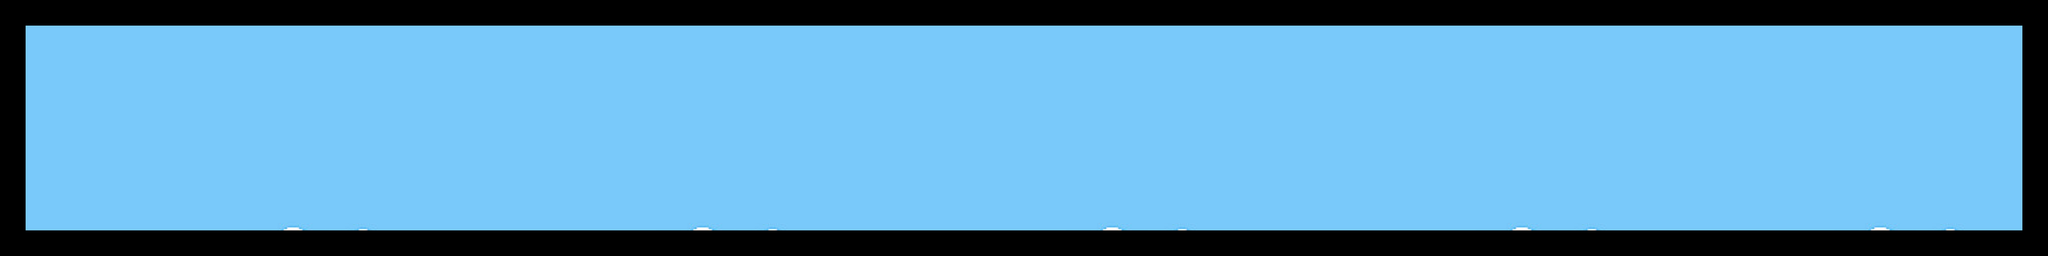

The image is a tile-based game level rendered from a .tmx file. Its description and complete source (layers, tilesets, objects, tile grids) follow:
An orthogonal 80x10 tile map with 50x50 px tiles, 1 tile layer (圖塊層 1) and 46 objects (8x 3, 3x 2, 3x 1, 2x 0, 2x 4, ...).

<map version="1.2" tiledversion="1.2.2" orientation="orthogonal" renderorder="right-down" width="80" height="10" tilewidth="50" tileheight="50" infinite="0" nextlayerid="7" nextobjectid="72">
 <tileset firstgid="1" name="background" tilewidth="50" tileheight="50" tilecount="480" columns="32">
  <image source="background.jpg" width="1600" height="750" />
 </tileset>
 <layer id="1" name="圖塊層 1" width="80" height="10">
  <data encoding="csv">
0,0,0,0,0,0,0,0,0,0,0,0,0,0,0,0,0,0,0,0,0,0,0,0,0,0,0,0,0,0,0,0,0,0,0,0,0,0,0,0,0,0,0,0,0,0,0,0,0,0,0,0,0,0,0,0,0,0,0,0,0,0,0,0,0,0,0,0,0,0,0,0,0,0,0,0,0,0,0,0,
0,1,2,3,4,5,6,7,8,9,10,11,12,13,14,15,16,3,4,5,6,7,8,9,10,11,12,13,14,15,16,1,2,3,4,5,6,7,8,9,10,11,12,13,14,15,16,1,2,3,4,5,6,7,8,9,10,11,12,13,14,15,16,1,2,3,4,5,6,7,8,9,10,11,12,13,14,15,16,0,
0,1,2,3,4,5,6,7,8,9,10,11,12,13,14,15,16,1,2,3,4,5,6,7,8,9,10,11,12,13,14,15,16,1,2,3,4,5,6,7,8,9,10,11,12,13,14,15,16,1,2,3,4,5,6,7,8,9,10,11,12,13,14,1,2,3,4,5,6,7,8,9,10,11,12,13,14,15,16,0,
0,33,34,35,36,37,38,39,40,41,42,43,44,45,46,47,48,33,34,35,36,37,38,39,40,41,42,43,44,45,46,47,48,33,34,35,36,37,38,39,40,41,42,43,44,45,46,47,48,33,34,35,36,37,38,39,40,41,42,43,44,45,46,33,34,35,36,37,38,39,40,41,42,43,44,45,46,47,48,0,
0,65,66,67,68,69,70,71,72,73,74,75,76,77,78,79,80,65,66,67,68,69,70,71,72,73,74,75,76,77,78,79,80,65,66,67,68,69,70,71,72,73,74,75,76,77,78,79,80,65,66,67,68,69,70,71,72,73,74,75,76,77,78,65,66,67,68,69,70,71,72,73,74,75,76,77,78,79,80,0,
0,97,98,99,100,101,102,103,104,105,106,107,108,109,110,111,112,97,98,99,100,101,102,103,104,105,106,107,108,109,110,111,112,97,98,99,100,101,102,103,104,105,106,107,108,109,110,111,112,97,98,99,100,101,102,103,104,105,106,107,108,109,110,97,98,99,100,101,102,103,104,105,106,107,108,109,110,111,112,0,
0,129,130,131,132,133,134,135,136,137,138,139,140,141,142,143,144,129,130,131,132,133,134,135,136,137,138,139,140,141,142,143,144,129,130,131,132,133,134,135,136,137,138,139,140,141,142,143,144,129,130,131,132,133,134,135,136,137,138,139,140,141,142,129,130,131,132,133,134,135,136,137,138,139,140,141,142,143,144,0,
0,161,162,163,164,165,166,167,168,169,170,171,172,173,174,175,176,161,162,163,164,165,166,167,168,169,170,171,172,173,174,175,176,161,162,163,164,165,166,167,168,169,170,171,172,173,174,175,176,161,162,163,164,165,166,167,168,169,170,171,172,173,174,161,162,163,164,165,166,167,168,169,170,171,172,173,174,175,176,0,
0,193,194,195,196,197,198,199,200,201,202,203,204,205,206,207,208,193,194,195,196,197,198,199,200,201,202,203,204,205,206,207,208,193,194,195,196,197,198,199,200,201,202,203,204,205,206,207,208,193,194,195,196,197,198,199,200,201,202,203,204,205,206,193,194,195,196,197,198,199,200,201,202,203,204,205,206,207,208,0,
0,0,0,0,0,0,0,0,0,0,0,0,0,0,0,0,0,0,0,0,0,0,0,0,0,0,0,0,0,0,0,0,0,0,0,0,0,0,0,0,0,0,0,0,0,0,0,0,0,0,0,0,0,0,0,0,0,0,0,0,0,0,0,0,0,0,0,0,0,0,0,0,0,0,0,0,0,0,0,0
</data>
 </layer>
 <objectgroup id="5" name="Control">
  <properties>
   <property name="speed" value="5" />
  </properties>
  <object id="64" name="playerstart" x="97" y="93" width="107" height="82" />
  <object id="70" name="setscroll" x="88" y="288" width="92" height="16">
   <properties>
    <property name="speed" value="20" />
   </properties>
  </object>
 </objectgroup>
 <objectgroup id="2" name="Updaters">
  <object id="35" name="0" x="1893" y="245" width="72" height="68">
   <properties>
    <property name="speed" value="1" />
   </properties>
   <ellipse />
  </object>
  <object id="44" name="3" x="944" y="211" width="53" height="44">
   <properties>
    <property name="speed" value="6" />
   </properties>
   <ellipse />
  </object>
  <object id="46" name="4" x="1313" y="150" width="30" height="32">
   <properties>
    <property name="speed" value="2" />
   </properties>
   <ellipse />
  </object>
  <object id="48" name="5" x="2476" y="360" width="60" height="46">
   <properties>
    <property name="speed" value="10" />
   </properties>
   <ellipse />
  </object>
  <object id="50" name="6" x="2850" y="202" width="52" height="47">
   <properties>
    <property name="speed" value="20" />
   </properties>
   <ellipse />
  </object>
  <object id="52" name="7" x="2957" y="421" width="52" height="47">
   <properties>
    <property name="speed" value="12" />
   </properties>
   <ellipse />
  </object>
  <object id="57" name="2" x="2178" y="195" width="52" height="47">
   <properties>
    <property name="speed" value="12" />
   </properties>
   <ellipse />
  </object>
  <object id="59" name="8" x="3241" y="296" width="52" height="47">
   <properties>
    <property name="speed" value="12" />
   </properties>
   <ellipse />
  </object>
  <object id="63" name="1" x="165" y="241">
   <properties>
    <property name="speed" value="3" />
   </properties>
   <polyline points="0,0 183,-80" />
  </object>
 </objectgroup>
 <objectgroup id="3" name="Platforms">
  <object id="16" x="54" y="332" width="506" height="72" />
  <object id="17" x="603" y="173" width="206" height="51" />
  <object id="18" x="794" y="352" width="400" height="51" />
  <object id="19" x="1100" y="230" width="58" height="52" />
  <object id="20" x="1327" y="421" width="518" height="58" />
  <object id="21" x="1470" y="194" width="169" height="42" />
  <object id="22" name="0" x="1731" y="361" width="113" height="21" />
  <object id="23" x="2033" y="316" width="247" height="23" />
  <object id="24" x="2430" y="448" width="370" height="34" />
  <object id="25" x="2345" y="162" width="319" height="11" />
  <object id="26" x="2964" y="127" width="269" height="37" />
  <object id="27" x="2685" y="294" width="230" height="12" />
  <object id="28" x="3201" y="420" width="351" height="25" />
  <object id="29" x="3406" y="233" width="312" height="43" />
  <object id="30" x="3643" y="408" width="25" height="22" />
  <object id="31" x="3761" y="400" width="239" height="70" />
  <object id="32" x="3767" y="187" width="168" height="16" />
  <object id="33" x="509" y="284" width="32" height="31" />
  <object id="40" name="1" x="392" y="176" width="122" height="17" />
  <object id="43" name="2" x="2060" y="239" width="71" height="10" />
  <object id="45" name="3" x="927" y="146" width="105" height="10" />
  <object id="47" name="4" x="1195" y="136" width="74" height="15" />
  <object id="49" name="5" x="2363" y="333" width="71" height="10" />
  <object id="51" name="7" x="2836" y="446" width="90" height="10" />
  <object id="53" name="6" x="2752" y="248" width="90" height="10" />
  <object id="58" x="552" y="221" width="32" height="31" />
  <object id="60" name="8" x="3115" y="365" width="90" height="10" />
 </objectgroup>
 <objectgroup id="4" name="Candy">
  <object id="60" name="3" x="450" y="98" width="48" height="51" />
  <object id="61" name="2" x="1349" y="301" width="51" height="48" />
  <object id="62" name="1" x="3300" y="151" width="49" height="48" />
  <object id="65" name="3" x="448" y="53" width="48" height="51" />
  <object id="66" name="3" x="592" y="117" width="48" height="51" />
  <object id="67" name="3" x="702" y="97" width="48" height="51" />
  <object id="68" name="3" x="430" y="252" width="48" height="51" />
  <object id="69" name="3" x="322" y="255" width="48" height="51" />
 </objectgroup>
</map>
